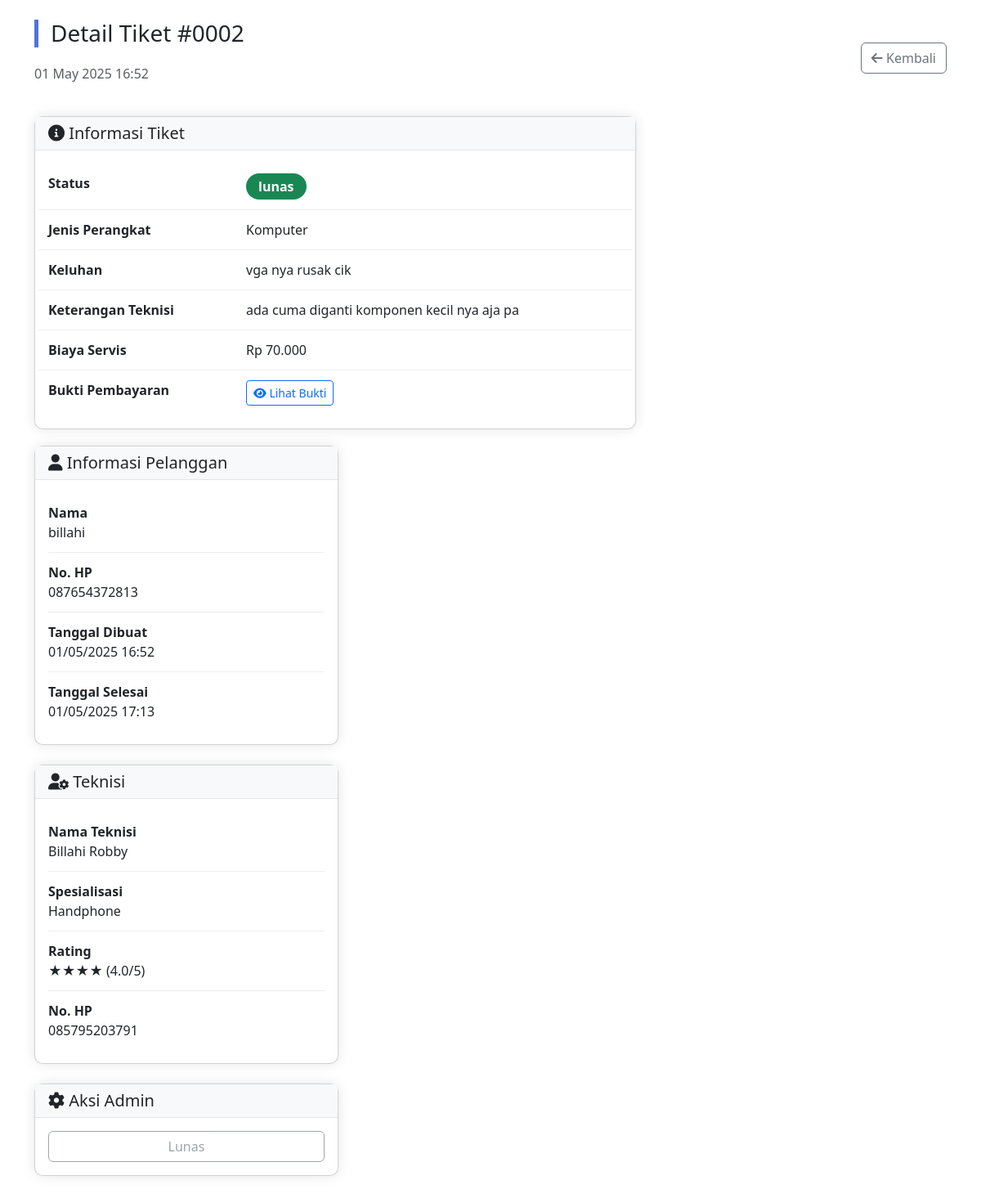
Page /admin/testedai.php?id=2 (signed in) on the committed database.
### tables this page shows
CREATE TABLE `tiket_servis` (
  `id` int(11) NOT NULL,
  `user_id` int(11) NOT NULL,
  `device_type` enum('hp','laptop','komputer') NOT NULL,
  `keluhan` text NOT NULL,
  `status` enum('pending','dikonfirmasi_admin','diproses_teknisi','selesai_diperbaiki','menunggu_pembayaran','lunas','servis_dibatalkan') DEFAULT 'pending',
  `biaya_servis` decimal(10,2) DEFAULT 0.00,
  `keterangan_teknisi` text DEFAULT NULL,
  `bukti_pembayaran` varchar(255) DEFAULT NULL,
  `tanggal_dibuat` datetime DEFAULT current_timestamp(),
  `tanggal_selesai` datetime DEFAULT NULL,
  `teknisi_id` int(11) DEFAULT NULL
);

CREATE TABLE `users` (
  `id` int(11) NOT NULL,
  `username` varchar(50) NOT NULL,
  `password` varchar(255) NOT NULL,
  `nama` varchar(100) NOT NULL,
  `email` varchar(100) DEFAULT NULL,
  `no_hp` varchar(20) DEFAULT NULL,
  `alamat` text DEFAULT NULL,
  `role` enum('admin','teknisi','pelanggan') NOT NULL,
  `spesialisasi` varchar(100) DEFAULT 'Umum',
  `lokasi_teknisi` varchar(100) DEFAULT NULL,
  `foto_profil` varchar(255) DEFAULT NULL,
  `total_servis` int(11) DEFAULT 0,
  `rata_rata_rating` decimal(3,2) DEFAULT 0.00,
  `deskripsi` text DEFAULT NULL,
  `created_at` timestamp NOT NULL DEFAULT current_timestamp(),
  `is_verified` tinyint(1) DEFAULT 0,
  `dokumen_keahlian` varchar(255) DEFAULT NULL
);

### config/koneksi.php (called while the page is built, shortened)
<?php
$host = 'localhost';
$user = 'root';
$password = '';
$database = 'servis_komputer_db';
$koneksi = new mysqli($host, $user, $password, $database);
function bersihkan($data) {
    global $koneksi;
    return $koneksi->real_escape_string(strip_tags(trim($data)));
}
?>

### admin/testedai.php (the view, shortened to what this page needs)
<?php
require '../config/koneksi.php';
$tiket_id = bersihkan($_GET['id']);
$query = "SELECT t.*,
          u.nama as nama_pelanggan,
          u.no_hp as hp_pelanggan,
          ut.nama as nama_teknisi,
          ut.no_hp as hp_teknisi,
          ut.spesialisasi as spesialisasi_teknisi,
          ut.rata_rata_rating as rating_teknisi
          FROM tiket_servis t
          JOIN users u ON t.user_id = u.id
          LEFT JOIN users ut ON t.teknisi_id = ut.id
          WHERE t.id='$tiket_id'";
$tiket = $koneksi->query($query)->fetch_assoc();
$back_url = $_SESSION['role'] == 'admin' ? 'kelola_tiket.php' : 'dashboard.php';
?>
<!DOCTYPE html>
<html lang="en">
<head>
    <link href="../assets/css/bootstrap.min.css" rel="stylesheet">
    <link rel="stylesheet" href="https://cdnjs.cloudflare.com/ajax/libs/font-awesome/6.0.0/css/all.min.css">
    <link rel="stylesheet" href="https://cdn.jsdelivr.net/npm/bootstrap@5.3.5/dist/css/bootstrap.min.css">
</head>
<body>
    <div class="container mt-4 mb-5">
        <div class="d-flex justify-content-between align-items-center mb-4">
            <div>
                <h3 class="tiket-header">Detail Tiket #<?= str_pad($tiket['id'], 4, '0', STR_PAD_LEFT) ?></h3>
                <p class="text-muted"><?= date('d F Y H:i', strtotime($tiket['tanggal_dibuat'])) ?></p>
            </div>
            <a href="<?= $back_url ?>" class="btn btn-outline-secondary">
                <i class="fas fa-arrow-left"></i> Kembali
            </a>
        </div>
        <div class="row">
            <div class="col-lg-8">
            <div class="card info-card">
                    <div class="card-header">
                        <h5 class="mb-0"><i class="fas fa-info-circle"></i> Informasi Tiket</h5>
                    </div>
                    <div class="card-body">
                        <div class="detail-row row">
                            <div class="col-md-4 fw-bold">Status</div>
                            <div class="col-md-8">
                                <?php
                                $status_class = [
                                    'pending' => 'bg-warning',
                                    'dikonfirmasi_admin' => 'bg-info',
                                    'diproses_teknisi' => 'bg-primary',
                                    'selesai_diperbaiki' => 'bg-success',
                                    'menunggu_pembayaran' => 'bg-secondary',
                                    'lunas' => 'bg-success'
                                ];
                                ?>
                                <span class="badge status-badge <?= $status_class[$tiket['status']] ?>">
                                    <?= str_replace('_', ' ', $tiket['status']) ?>
                                </span>
                            </div>
                        </div>
                        <div class="detail-row row">
                            <div class="col-md-4 fw-bold">Jenis Perangkat</div>
                            <div class="col-md-8"><?= ucfirst($tiket['device_type']) ?></div>
                        </div>
                        <div class="detail-row row">
                            <div class="col-md-4 fw-bold">Keluhan</div>
                            <div class="col-md-8"><?= nl2br($tiket['keluhan']) ?></div>
                        </div>
                        <?php if (!empty($tiket['keterangan_teknisi'])): ?>
                        <div class="detail-row row">
                            <div class="col-md-4 fw-bold">Keterangan Teknisi</div>
                            <div class="col-md-8"><?= nl2br($tiket['keterangan_teknisi']) ?></div>
                        </div>
                        <?php endif; ?>
                        <?php if ($tiket['biaya_servis'] > 0): ?>
                        <div class="detail-row row">
                            <div class="col-md-4 fw-bold">Biaya Servis</div>
                            <div class="col-md-8">Rp <?= number_format($tiket['biaya_servis'], 0, ',', '.') ?></div>
                        </div>
                        <?php endif; ?>
                        <?php if ($_SESSION['role'] == 'admin' && !empty($tiket['bukti_pembayaran'])): ?>
                        <div class="detail-row row">
                            <div class="col-md-4 fw-bold">Bukti Pembayaran</div>
                            <div class="col-md-8">
                                <a href="../uploads/pembayaran/<?= $tiket['bukti_pembayaran'] ?>" target="_blank" class="btn btn-sm btn-outline-primary">
                                    <i class="fas fa-eye"></i> Lihat Bukti
                                </a>
                            </div>
                        </div>
                        <?php endif; ?>
                    </div>
                </div>
            </div>
            </div>
            <div class="col-lg-4">
            <div class="card info-card">
                    <div class="card-header">
                        <h5 class="mb-0"><i class="fas fa-user"></i> Informasi Pelanggan</h5>
                    </div>
                    <div class="card-body">
                        <div class="detail-row">
                            <div class="fw-bold">Nama</div>
                            <div><?= $tiket['nama_pelanggan'] ?></div>
                        </div>
                        <div class="detail-row">
                            <div class="fw-bold">No. HP</div>
                            <div><?= $tiket['hp_pelanggan'] ?></div>
                        </div>
                        <div class="detail-row">
                            <div class="fw-bold">Tanggal Dibuat</div>
                            <div><?= date('d/m/Y H:i', strtotime($tiket['tanggal_dibuat'])) ?></div>
                        </div>
                        <?php if ($tiket['tanggal_selesai']): ?>
                        <div class="detail-row">
                            <div class="fw-bold">Tanggal Selesai</div>
                            <div><?= date('d/m/Y H:i', strtotime($tiket['tanggal_selesai'])) ?></div>
                        </div>
                        <?php endif; ?>
                    </div>
                </div>
                <div class="card info-card mt-4">
                    <div class="card-header">
                        <h5 class="mb-0"><i class="fas fa-user-cog"></i> Teknisi</h5>
                    </div>
                    <div class="card-body">
                        <?php if (!empty($tiket['teknisi_id'])): ?>
                            <div class="detail-row">
                                <div class="fw-bold">Nama Teknisi</div>
                                <div><?= $tiket['nama_teknisi'] ?></div>
                            </div>
                            <div class="detail-row">
                                <div class="fw-bold">Spesialisasi</div>
                                <div><?= $tiket['spesialisasi_teknisi'] ?></div>
                            </div>
                            <div class="detail-row">
                                <div class="fw-bold">Rating</div>
                                <div>
                                    <?= str_repeat('★', round($tiket['rating_teknisi'])) ?>
                                    (<?= number_format($tiket['rating_teknisi'], 1) ?>/5)
                                </div>
                            </div>
                            <div class="detail-row">
                                <div class="fw-bold">No. HP</div>
                                <div><?= $tiket['hp_teknisi'] ?></div>
                            </div>
                        <?php else: ?>
                            <div class="alert alert-secondary">
                                Belum ada teknisi yang ditugaskan
                            </div>
                        <?php endif; ?>
                    </div>
                </div>
                <?php if ($_SESSION['role'] == 'admin'): ?>
                <div class="card info-card mt-4">
                    <div class="card-header">
                        <h5 class="mb-0"><i class="fas fa-cog"></i> Aksi Admin</h5>
                    </div>
                    <div class="card-body">
                        <?php if ($tiket['status'] != 'pending' && $tiket['status'] != 'dikonfirmasi_admin'): ?>
                            <button class="btn btn-outline-secondary w-100" disabled>
                                <?= ucfirst(str_replace('_', ' ', $tiket['status'])) ?>
                            </button>
                        <?php endif; ?>
                    </div>
                </div>
                <?php endif; ?>
            </div>
        </div>
</body>
</html>

### admin/testedai.php (style rules this page uses)
.tiket-header { border-left: 5px solid #4e73df; padding-left: 15px; margin-bottom: 20px; }
.info-card { border-radius: 10px; box-shadow: 0 0 15px rgba(0,0,0,0.1); margin-bottom: 20px; }
.info-card .card-header { background-color: #f8f9fa; border-bottom: 1px solid #e3e6f0; font-weight: 600; }
.status-badge { font-size: 1rem; padding: 8px 15px; border-radius: 50px; }
.detail-row { border-bottom: 1px solid #eee; padding: 12px 0; }
.detail-row:last-child { border-bottom: none; }

### rows in the picture
tiket_servis: id "0002", tanggal_dibuat "01 May 2025 16:52", status "lunas", device_type "Komputer", keluhan "vga nya rusak cik", keterangan_teknisi "ada cuma diganti komponen kecil nya aja pa", biaya_servis "70.000", user.nama "billahi", user.no_hp "087654372813", tanggal_dibuat "01/05/2025 16:52", tanggal_selesai "01/05/2025 17:13", teknisi.nama "Billahi Robby", teknisi.spesialisasi "Handphone", teknisi.rata_rata_rating "★★★★", teknisi.rata_rata_rating "4.0", teknisi.no_hp "085795203791", status "Lunas"
